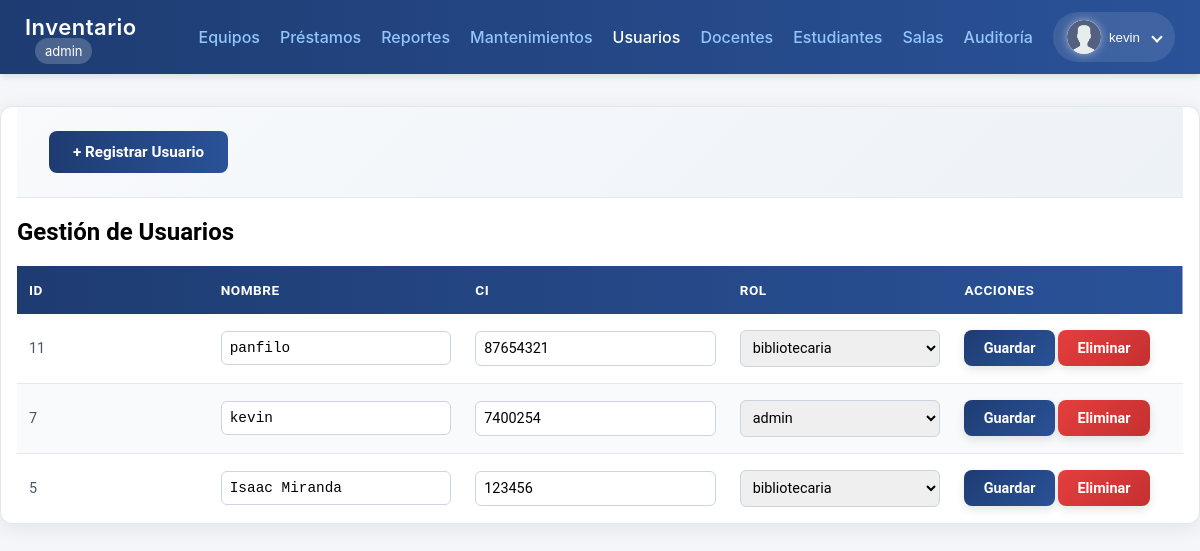
Page /public/usuarios_index.php (signed in) on the earlier database version.
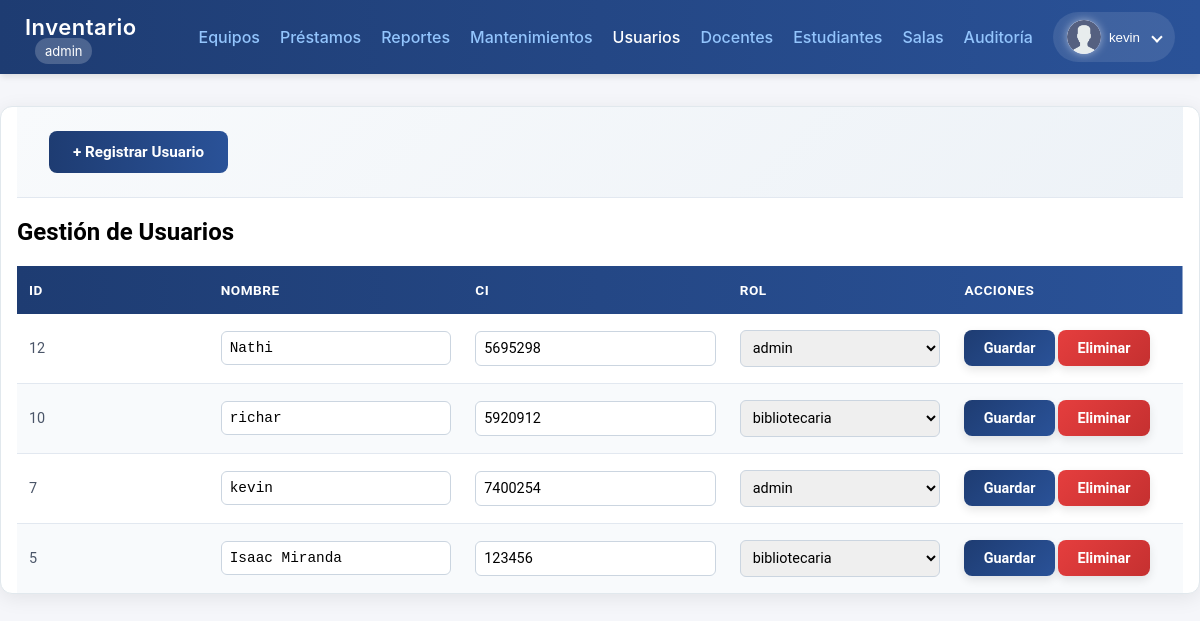
Same page on the later database version.
### tables this page shows
CREATE TABLE `usuarios` (
  `id` int(11) NOT NULL,
  `ci` varchar(50) NOT NULL,
  `email` varchar(150) NOT NULL,
  `nombre` varchar(120) NOT NULL,
  `password_hash` varchar(255) NOT NULL,
  `role_id` int(11) NOT NULL,
  `creado_en` timestamp NOT NULL DEFAULT current_timestamp()
);

CREATE TABLE `roles` (
  `id` int(11) NOT NULL,
  `nombre` varchar(50) NOT NULL
);

### init.php (called while the page is built, shortened)
<?php
function user()
{
  return $_SESSION['user'] ?? null;
}

### public/usuarios_index.php (the view, shortened to what the changed rows need)
<?php
require __DIR__ . '/../init.php';
$check_table_sql = "DESCRIBE usuarios";
$table_result = $mysqli->query($check_table_sql);
$table_structure = $table_result->fetch_all(MYSQLI_ASSOC);
$roles_sql = "SELECT id, nombre as rol FROM roles";
$roles_result = $mysqli->query($roles_sql);
$roles = $roles_result->fetch_all(MYSQLI_ASSOC);
$rol_field = 'role_id';
foreach ($table_structure as $field) {
  if (in_array($field['Field'], ['role_id', 'roles_id', 'rol_id', 'rol'])) {
    $rol_field = $field['Field'];
    break;
  }
}
$sql = "
  SELECT u.id, u.nombre, u.ci, u.$rol_field, r.nombre as rol_nombre
  FROM usuarios u
  JOIN roles r ON r.id = u.$rol_field
  ORDER BY u.creado_en DESC
";
try {
  $stmt = $mysqli->prepare($sql);
  $stmt->execute();
  $usuarios = $stmt->get_result()->fetch_all(MYSQLI_ASSOC);
} catch (Exception $e) {
  $error = "Error al cargar usuarios: " . $e->getMessage();
  $usuarios = [];
}
?>
<!doctype html>
<html lang="es">
<head>
  <link rel="stylesheet" href="../css/tabla_usuarios.css">
</head>
<body>
  <?php include __DIR__ . '/navbar.php'; ?>
  <div class="container">
    <h2>Gestión de Usuarios</h2>
    <table>
      <thead>
        <tr>
          <th>ID</th>
          <th>Nombre</th>
          <th>CI</th>
          <th>Rol</th>
          <th>Acciones</th>
        </tr>
      </thead>
      <?php foreach ($usuarios as $usuario): ?>
       <tr>
    <form method="post">
        <td data-label="ID"><?= htmlspecialchars($usuario['id']) ?></td>
        <td data-label="NOMBRE">
            <input type="text" name="nombre" value="<?= htmlspecialchars($usuario['nombre']) ?>">
        </td>
        <td data-label="CI">
            <input type="text" name="ci" value="<?= htmlspecialchars($usuario['ci']) ?>">
        </td>
        <td data-label="ROL">
            <select name="role_id">
                <?php foreach ($roles as $rol_option): ?>
                    <option value="<?= $rol_option['id'] ?>" <?= ($usuario[$rol_field] == $rol_option['id']) ? 'selected' : '' ?>>
                        <?= htmlspecialchars($rol_option['rol']) ?>
                    </option>
                <?php endforeach; ?>
            </select>
        </td>
        <td data-label="ACCIONES">
            <button type="submit" name="update" class="btn btn-primary">Guardar</button>
            <button type="submit" name="delete" class="btn btn-danger" onclick="return confirm('¿Seguro que quieres eliminar este usuario?')">Eliminar</button>
        </td>
    </form>
</tr>
      <?php endforeach; ?>
    </table>
  </div>
</body>
</html>

### public/navbar.php (shortened to what the changed rows need)
<!DOCTYPE html>
<html lang="es">
<head>
    <link rel="stylesheet" href="../css/navbar.css">
</head>
<body>
    <nav class="navbar">
        <div class="nav-container">
            <ul class="nav-menu" id="nav-menu">
                <li class="nav-item nav-user">
                    <div class="user-dropdown">
                        <button class="user-btn">
                            <img src="/inventario_uni/img/user-icon.png" alt="Usuario" class="user-icon">
                            <span><?= htmlspecialchars(user()['nombre']) ?></span>
                            <i class="arrow"></i>
                        </button>
                    </div>
                </li>
            </ul>
        </div>
    </nav>
</body>
</html>

Differences in the rows shown:
removed usuarios: id "11", nombre "panfilo", ci "87654321", role_id "bibliotecaria"
added usuarios: id "12", nombre "Nathi", ci "5695298", role_id "admin"
added usuarios: id "10", nombre "richar", ci "5920912", role_id "bibliotecaria"
